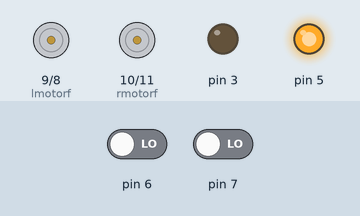
Recording of a sketch running on a simulated Arduino Uno, built with avr-gcc and run on an emulated ATmega328P. On the bench: motor-driver pin pairs drawn as motors (green arrow = first pin HIGH = forward, orange = second pin HIGH = backward, longer = more drive), output pins drawn as LEDs (lit = HIGH). The inputs (shaded band) are chosen by the test bench; at power-on: pin 6 LOW, pin 7 LOW.

Above: at 1.2 s.
1.3 s: pin 6 driven HIGH
At 2.2 s:
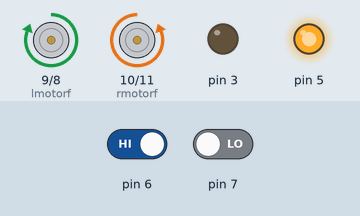
2.8 s: pin 7 driven HIGH
At 3.3 s:
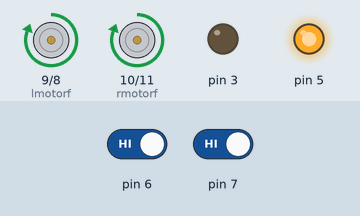
4.3 s: pin 6 driven LOW
At 5.5 s:
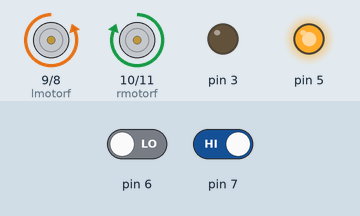
5.8 s: pin 7 driven LOW
At 6.8 s:
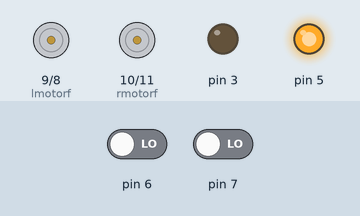
Timing chart, 0 to 8.3 s (numbered marks = the images above; inputs shaded):
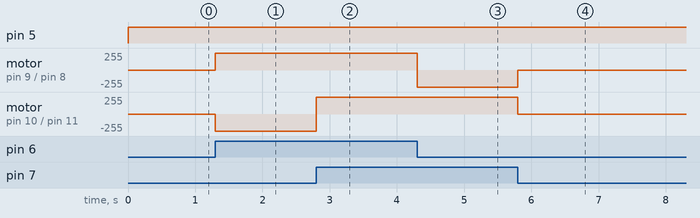

The sketch:

LFR.ino
```cpp
#define lmotorf 9
#define lmotorb 8
#define rmotorf 10
#define rmotorb 11

void setup()
{
  pinMode(lmotorf,OUTPUT);
  pinMode(rmotorf,OUTPUT);
  pinMode(lmotorb,OUTPUT);
  pinMode(rmotorb,OUTPUT);
  pinMode(6,INPUT);
  pinMode(7,INPUT);
  pinMode(3,OUTPUT);
  pinMode(5,OUTPUT);
}

void loop()
{
  int lsensor=digitalRead(6);
  int rsensor=digitalRead(7);
  digitalWrite(3,LOW);
  digitalWrite(5,HIGH);

  if((lsensor==HIGH)&&(rsensor==HIGH))
  {
    digitalWrite(lmotorf,HIGH);
    digitalWrite(rmotorf,HIGH);
    digitalWrite(lmotorb,LOW);
    digitalWrite(rmotorb,LOW);
  }
  else if((lsensor==HIGH)&&(rsensor==LOW))
  {
    digitalWrite(lmotorf,HIGH);
    digitalWrite(rmotorf,LOW);
    digitalWrite(lmotorb,LOW);
    digitalWrite(rmotorb,HIGH);
  }
  else if((lsensor==LOW)&&(rsensor==HIGH))
  {
    digitalWrite(lmotorf,LOW);
    digitalWrite(rmotorf,HIGH);
    digitalWrite(lmotorb,HIGH);
    digitalWrite(rmotorb,LOW);
  }
  else
    {
      digitalWrite(lmotorf,LOW);
      digitalWrite(rmotorf,LOW);
      digitalWrite(lmotorb,LOW);
      digitalWrite(rmotorb,LOW);

    }
}
```

Measured:
- after the input at 1.3 s, motor on pin 9 (lmotorf) / pin 8 (lmotorb): stopped → forward 255/255 at once; motor on pin 10 (rmotorf) / pin 11 (rmotorb): stopped → backward 255/255 at once
- after the input at 2.8 s, motor on pin 10 (rmotorf) / pin 11 (rmotorb): backward 255/255 → forward 255/255 at once
- after the input at 4.3 s, motor on pin 9 (lmotorf) / pin 8 (lmotorb): forward 255/255 → backward 255/255 at once
- after the input at 5.8 s, motor on pin 9 (lmotorf) / pin 8 (lmotorb): backward 255/255 → stopped at once; motor on pin 10 (rmotorf) / pin 11 (rmotorb): forward 255/255 → stopped at once
